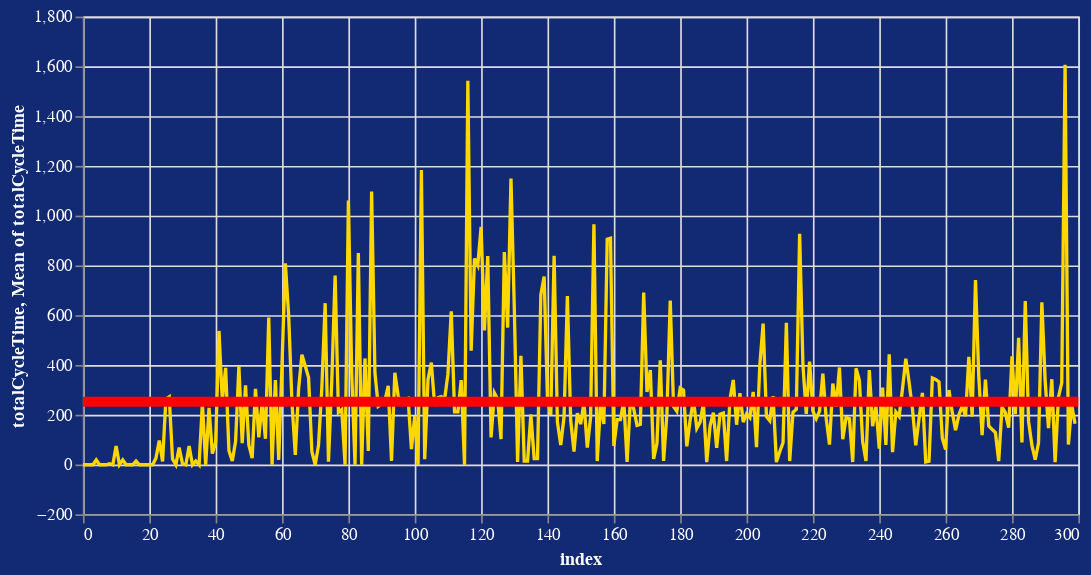

The cell this chart's notebook holds for it:
### Code cell
blue_mrtk = "#122973"

line = alt.Chart(pd.read_json("./simulation/CycleTimes.json").reset_index()).mark_line(color="gold").encode(
    y='totalCycleTime:Q',
    x='index:Q'
).transform_filter(
    "datum.station == '260'"
)

rule_linechart = alt.Chart(pd.read_json("./simulation/CycleTimes.json").reset_index()).mark_rule(color='red').encode(
    y='mean(totalCycleTime):Q',
    size=alt.value(6)
).transform_filter(
    "datum.station == '260'"
)

(line + rule_linechart).properties(width=600).configure(
    background=blue_mrtk
).configure_axis(
    titleColor="white",
    labelColor="white"
).configure_header(
    titleColor=blue_mrtk,
    titleFontSize=14,
    labelColor=blue_mrtk,
    labelFontSize=14
).transform_filter(
    "datum.index >= 0 && datum.index < 100"
)

### Figure 1 — Vega-Lite specification as saved in the notebook (floating-point values rounded to 4 significant figures; data arrays with more than 128 entries replaced by an {"elided": "..."} marker saying what was removed)
{"config": {"view": {"continuousWidth": 400, "continuousHeight": 300}, "axis": {"labelColor": "white", "titleColor": "white"}, "background": "#122973", "header": {"labelColor": "#122973", "labelFontSize": 14, "titleColor": "#122973", "titleFontSize": 14}}, "layer": [{"data": {"name": "data-4080aa18e2671fbf6affc67ad61d2578"}, "mark": {"type": "line", "color": "gold"}, "encoding": {"x": {"field": "index", "type": "quantitative"}, "y": {"field": "totalCycleTime", "type": "quantitative"}}, "transform": [{"filter": "datum.station == '260'"}]}, {"data": {"name": "data-4080aa18e2671fbf6affc67ad61d2578"}, "mark": {"type": "rule", "color": "red"}, "encoding": {"size": {"value": 6}, "y": {"aggregate": "mean", "field": "totalCycleTime", "type": "quantitative"}}, "transform": [{"filter": "datum.station == '260'"}]}], "transform": [{"filter": "datum.index >= 0 && datum.index < 100"}], "width": 600, "$schema": "https://vega.github.io/schema/vega-lite/v4.17.0.json", "datasets": {"data-4080aa18e2671fbf6affc67ad61d2578": {"elided": "887 records"}}}
